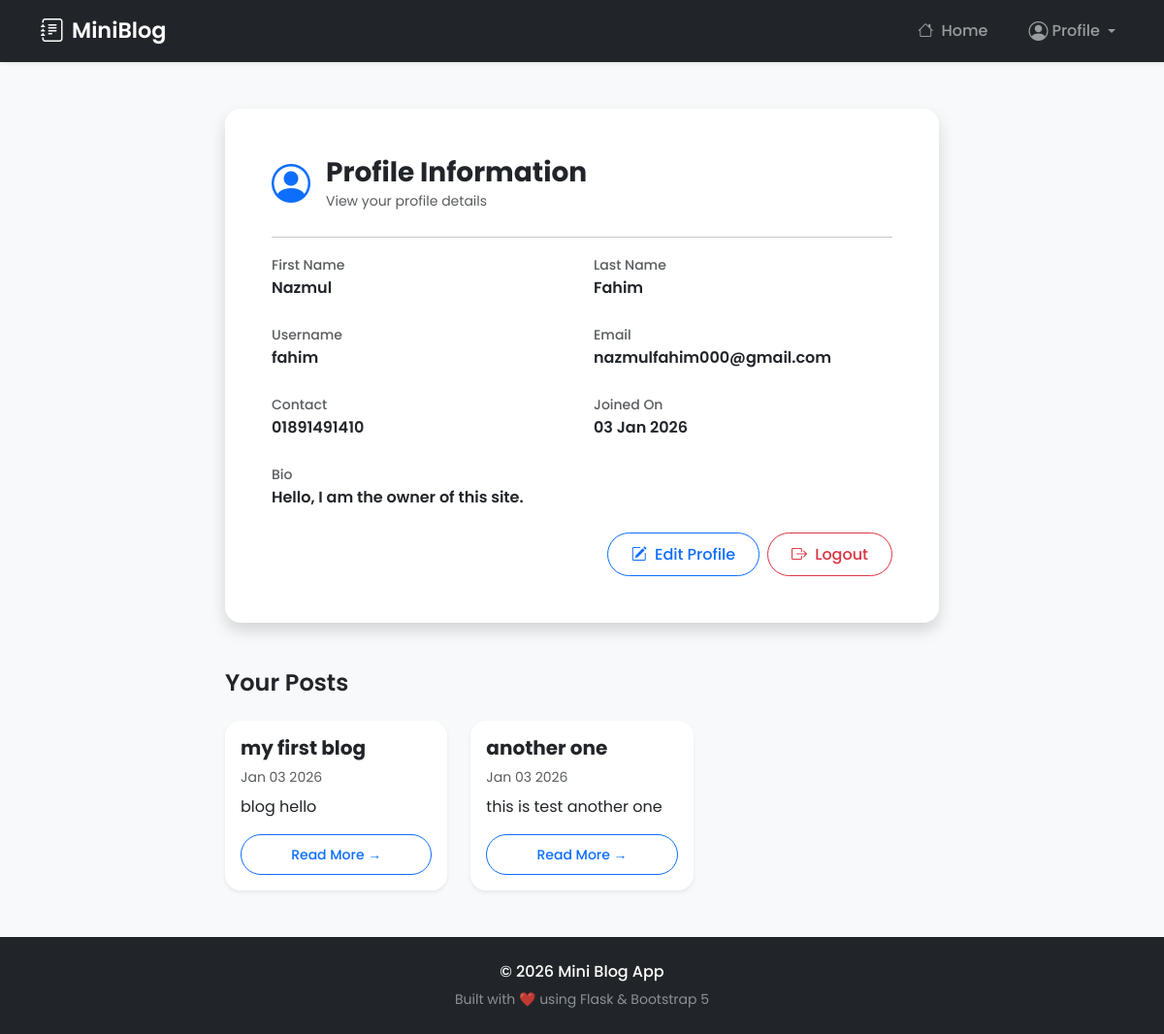
Page /profile (signed in) on the committed database.
### wesite/models.py (models this page shows)
class UserInfo(db.Model, UserMixin):
    __tablename__ = 'user_info'
    id = db.Column(db.Integer, primary_key=True)
    first_name = db.Column(db.String(150), nullable=False)
    last_name = db.Column(db.String(150), nullable=False)
    user_name = db.Column(db.String(150), unique=True, nullable=False)
    email = db.Column(db.String(150), unique=True, nullable=False)
    contact = db.Column(db.String(150))
    bio = db.Column(db.Text)
    password = db.Column(db.String(255), nullable=False)
    created_at = db.Column(
        db.DateTime(timezone=True),
        server_default=func.now()
    )
    blogs = db.relationship(
        'Blog',
        backref='author',
        cascade='all, delete',
        passive_deletes=True
    )
    comments = db.relationship(
        'BlogComment',
        backref='user',
        cascade='all, delete',
        passive_deletes=True
    )
    reactions = db.relationship(
        'BlogReaction',
        backref='user',
        cascade='all, delete',
        passive_deletes=True
    )

class Blog(db.Model):
    __tablename__ = 'blog'
    id = db.Column(db.Integer, primary_key=True)
    title = db.Column(db.String(255), nullable=False)
    mini_blog = db.Column(db.Text, nullable=False)
    created_by = db.Column(
        db.Integer,
        db.ForeignKey('user_info.id', ondelete='CASCADE'),
        nullable=False
    )
    dlt = db.Column(db.Boolean, default=False)
    created_at = db.Column(
        db.DateTime(timezone=True),
        server_default=func.now()
    )
    comments = db.relationship(
        'BlogComment',
        backref='blog',
        cascade='all, delete',
        passive_deletes=True
    )
    reactions = db.relationship(
        'BlogReaction',
        backref='blog',
        cascade='all, delete',
        passive_deletes=True
    )

### wesite/views.py (the view)
@views.route('/profile')
@login_required
def profile():
    blogs= Blog.query.filter_by(created_by=current_user.id).all()
    return render_template('profile.html',user=current_user,blogs=blogs)

### wesite/__init__.py (called while the page is built)
def create_app():
    app = Flask(__name__)
    app.config['SECRET_KEY'] = "nothing"
    app.config['SQLALCHEMY_DATABASE_URI'] = f"sqlite:///{DB_NAME}"
    app.config['SQLALCHEMY_TRACK_MODIFICATIONS'] = False
    db.init_app(app)
    from .views import views
    app.register_blueprint(views, url_prefix='/')
    from .auth import auth
    app.register_blueprint(auth, url_prefix='/')
    from .models import UserInfo,Blog, BlogComment, BlogReaction
    create_database(app)
    login_manager = LoginManager()
    login_manager.login_view='auth.login'
    login_manager.init_app(app)
    @login_manager.user_loader
    def load_user(id):
        return UserInfo.query.get(int(id))
    return app

### wesite/templates/profile.html (shortened to what this page needs)
{% extends "base.html" %}
{% block content %}
<div class="row justify-content-center">
    <div class="col-lg-8 col-md-10">
        <div class="card shadow border-0 rounded-4 mb-5">
            <div class="card-body p-5">
                <div class="d-flex align-items-center mb-4">
                    <i class="bi bi-person-circle fs-1 text-primary me-3"></i>
                    <div>
                        <h3 class="fw-bold mb-0">Profile Information</h3>
                        <small class="text-muted">View your profile details</small>
                    </div>
                </div>
                <hr>
                <div class="row g-4">
                    <div class="col-md-6">
                        <label class="text-muted small">First Name</label>
                        <div class="fw-semibold">{{ current_user.first_name }}</div>
                    </div>
                    <div class="col-md-6">
                        <label class="text-muted small">Last Name</label>
                        <div class="fw-semibold">{{ current_user.last_name }}</div>
                    </div>
                    <div class="col-md-6">
                        <label class="text-muted small">Username</label>
                        <div class="fw-semibold">{{ current_user.user_name }}</div>
                    </div>
                    <div class="col-md-6">
                        <label class="text-muted small">Email</label>
                        <div class="fw-semibold">{{ current_user.email }}</div>
                    </div>
                    <div class="col-md-6">
                        <label class="text-muted small">Contact</label>
                        <div class="fw-semibold">
                            {{ current_user.contact or "Not provided" }}
                        </div>
                    </div>
                    <div class="col-md-6">
                        <label class="text-muted small">Joined On</label>
                        <div class="fw-semibold">
                            {{ current_user.created_at.strftime('%d %b %Y') }}
                        </div>
                    </div>
                    <div class="col-12">
                        <label class="text-muted small">Bio</label>
                        <div class="fw-semibold">
                            {{ current_user.bio or "No bio added yet." }}
                        </div>
                    </div>
                </div>
                <div class="d-flex justify-content-end gap-2 mt-4">
                    <a href="{{ url_for('views.edit_profile') }}" class="btn btn-outline-primary">
                        <i class="bi bi-pencil-square me-1"></i> Edit Profile
                    </a>
                    <a href="{{ url_for('auth.logout') }}" class="btn btn-outline-danger">
                        <i class="bi bi-box-arrow-right me-1"></i> Logout
                    </a>
                </div>
            </div>
        </div>
        <section>
            <h4 class="fw-semibold mb-4">Your Posts</h4>
            <div class="row g-4">
                {% for blog in blogs %}
                <div class="col-lg-4 col-md-6">
                    <div class="card h-100 shadow-sm">
                        <div class="card-body d-flex flex-column">
                            <h5 class="fw-bold">{{ blog.title }}</h5>
                            <small class="text-muted mb-2">
                                {{ blog.created_at.strftime('%b %d %Y') }}
                            </small>
                            <p class="text-truncate-3">
                                {{ blog.mini_blog[:200] }}{% if blog.mini_blog|length > 200 %}...{% endif %}
                            </p>
                            <a href="{{ url_for('views.view_blog', id=blog.id) }}"
                                class="btn btn-outline-primary btn-sm mt-auto">
                                Read More →
                            </a>
                        </div>
                    </div>
                </div>
                {% else %}
                <p class="text-muted text-center">No blogs yet.</p>
                {% endfor %}
            </div>
        </section>
    </div>
</div>
{% endblock %}

### wesite/templates/base.html (shortened to what this page needs)
<!DOCTYPE html>
<html lang="en">
<head>
    <link href="https://cdn.jsdelivr.net/npm/bootstrap@5.3.2/dist/css/bootstrap.min.css" rel="stylesheet">
    <link href="https://cdn.jsdelivr.net/npm/bootstrap-icons/font/bootstrap-icons.css" rel="stylesheet">
    <link rel="stylesheet" href="{{ url_for('static', filename='css/style.css') }}">
</head>
<body class="d-flex flex-column min-vh-100">
    <nav class="navbar navbar-expand-lg navbar-dark gradient-navbar shadow-sm sticky-top">
        <div class="container">
            <a class="navbar-brand d-flex align-items-center gap-2" href="/">
                <i class="bi bi-journal-text fs-4"></i> MiniBlog
            </a>
            <div class="collapse navbar-collapse justify-content-end" id="navMenu">
                <ul class="navbar-nav align-items-center">
                    {% if user.is_authenticated%}
                    <li class="nav-item">
                        <a class="nav-link" href="/home">
                            <i class="bi bi-house me-1"></i> Home
                        </a>
                    </li>
                    {% endif %}
                    <li class="nav-item dropdown ms-lg-3">
                        <a class="nav-link dropdown-toggle d-flex align-items-center gap-1" href="#" role="button"
                            data-bs-toggle="dropdown" aria-expanded="false">
                            <i class="bi bi-person-circle fs-5"></i>
                            <span>Profile</span>
                        </a>
                    </li>
                </ul>
            </div>
        </div>
    </nav>
    <main class="container my-5 flex-grow-1">
        {% block content %}{% endblock %}
    </main>
    <footer class="text-center py-4 gradient-footer mt-auto">
        <div class="container">
            <p class="mb-1 fw-medium">© 2026 Mini Blog App</p>
            <small class="opacity-75">Built with ❤️ using Flask & Bootstrap 5</small>
        </div>
    </footer>
</body>
</html>

### wesite/static/css/style.css (style rules this page uses)
* { box-sizing: border-box; }
body { margin: 0; font-family: 'Poppins', sans-serif; background: #f8f9fa; color: #212529; }
.gradient-navbar { background-color: #212529; min-height: 64px; }
.navbar-brand { font-size: 1.4rem; font-weight: 600; }
.navbar-nav .nav-link { font-weight: 500; margin-left: 10px; transition: color 0.2s ease; }
.card { background-color: #ffffff; border: none; border-radius: 16px; overflow: hidden; }
label { color: #212529; font-weight: 500; }
.btn { border-radius: 50px; font-weight: 500; padding: 0.6rem 1.5rem; transition: all 0.2s ease; }
.btn-outline-primary { border-color: #0d6efd; color: #0d6efd; }
.gradient-footer { background-color: #212529; color: #adb5bd; }
.gradient-footer p { color: #ffffff; }
.card, .hero { animation: fadeIn 0.6s cubic-bezier(0.16, 1, 0.3, 1); }

### rows in the picture
UserInfo: first_name "Nazmul", last_name "Fahim", user_name "fahim", email "nazmulfahim000@gmail.com", contact "01891491410", created_at "03 Jan 2026", bio "Hello, I am the owner of this site."
Blog: title "my first blog", created_at "Jan 03 2026", mini_blog "blog hello"
Blog: title "another one", created_at "Jan 03 2026", mini_blog "this is test another one"
